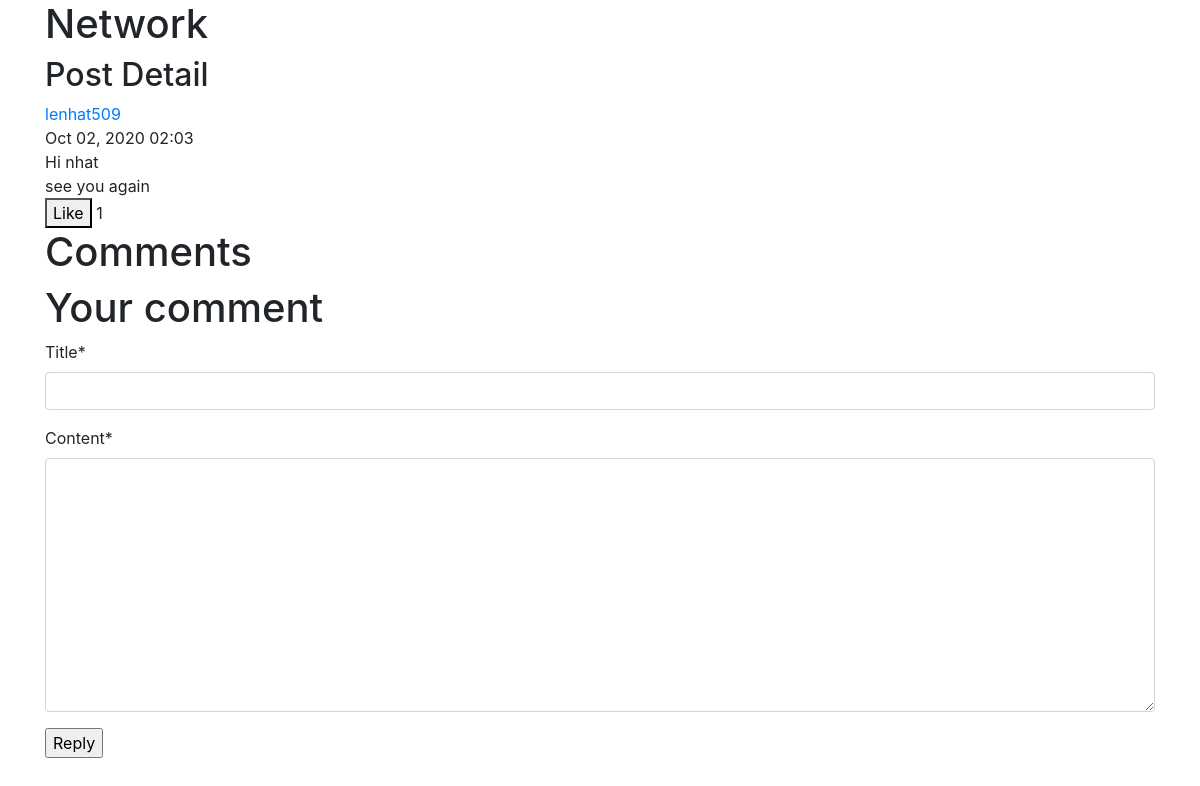
Page /post/9/ (signed in) on the committed database.
### posts/models.py (models this page shows, shortened)
class Post(models.Model):
    title = models.CharField(max_length=200)
    content = models.TextField()
    date_posted = models.DateTimeField(default=timezone.now)
    author = models.ForeignKey(User, on_delete=models.CASCADE)
    likes = models.ManyToManyField(User, related_name='interesting_posts', blank=True)
    comment_to = models.ForeignKey('self', related_name='comments', blank=True, null=True, on_delete=models.CASCADE)

### posts/views.py (the view, shortened to what this page needs)
# urls.py: path('post/<int:pk>/', views.PostDetailView.as_view(), name='post-detail'),
class PostDetailView(LoginRequiredMixin, CreateView, SingleObjectMixin):
    model = Post
    template_name='posts/detail.html'
    fields = ['title', 'content']
    def get_context_data(self, **kwargs):
        context = super(PostDetailView, self).get_context_data(**kwargs)
        context['post'] = self.get_object()
        context['comments'] = self.get_object().comments.order_by('-date_posted')
        return context

### posts/templates/posts/detail.html (shortened to what this page needs)
{% extends 'users/layout.html' %}
{% load crispy_forms_tags %}
{% load tz %}
{% block body %}
    <h2>Post Detail</h2>
    <div class="post" data-id='{{post.id}}'>
        <a href="{% url 'user-posts' post.author.username %}">{{ post.author.username }}</a> <br>
        {{ post.date_posted|localtime|date:'M d, Y H:i'}} <br>
        {{ post.title }} <br>
        {{ post.content }} <br>
        <button id='toggle-like'>
            {% if user in post.likes.all %}
                Liked
            {% else %}
                Like
            {% endif %}
        </button>
        <span id="number-likes">{{post.likes.count}}</span>
    </div>
    <h1>Comments</h1>
    <h1>Your comment</h1>
    <form action="" method="POST">
        {{ form|crispy }}
        <input type="submit" value='Reply'>
    </form>
{% endblock body %}

### rows in the picture
Post: author.username "lenhat509", date_posted "Oct 02, 2020 02:03", title "Hi nhat", content "see you again", likes.count "1"
